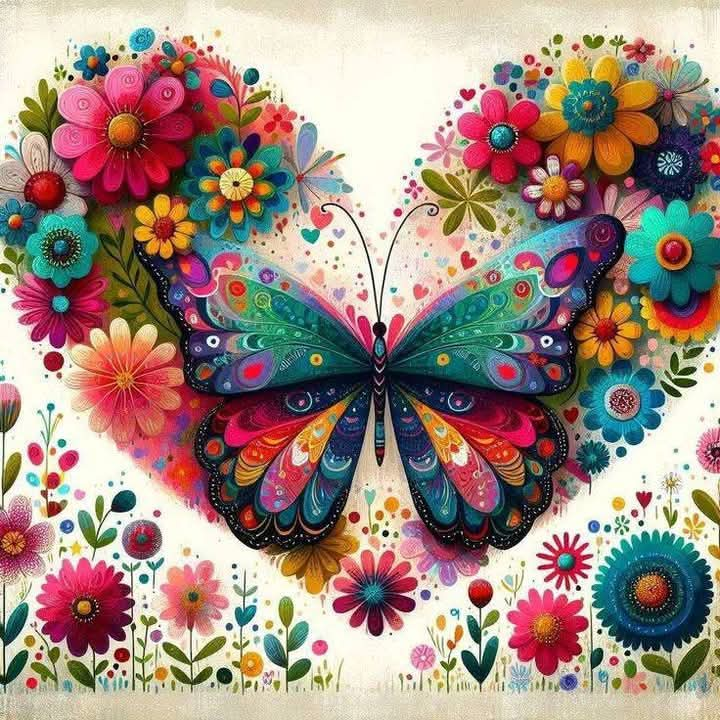
#> input picture ProcesamientoImagenes_GPU/Imagenes/entrada.jpg, 720 x 720 px, found by its file name
$ python gpu_version.py
#> lines starting #> are read from the running program, lines starting #| are printed output that depends on the picture
import cv2
import numpy as np
import matplotlib.pyplot as plt
from numba import jit, prange
import time

#--- Funcion paralela ( usa todos los nucleos de la CPU) ---
@jit(nopython=True, parallel=True)
def convertir_a_grises_paralelo(img_color):
    alto, ancho, _ = img_color.shape
    img_gris = np.zeros((alto, ancho), dtype=np.uint8)

    for x in prange(alto): # prange permite paralelismo
        for y in prange(ancho):
            b = img_color[x, y, 0]
            g = img_color[x, y, 1]
            r = img_color[x, y, 2]
            gris = 0.114 * b + 0.587 * g + 0.299 * r
            img_gris[x, y] = gris

    return img_gris


# ---Codigo principal---
imagen = cv2.imread("imagenes/entrada.jpg")
#> imagen is the input picture: shape (720, 720, 3); mean B, G, R 129.3, 139.2, 160.5
if imagen is None:
    print("No se pudo cargar la imagen. Verifica la ruta.")
else:
    print("Imagen cargada correctamente")


    # Medir tiempo de ejecucion
    inicio = time.time()
    gris = convertir_a_grises_paralelo(imagen)
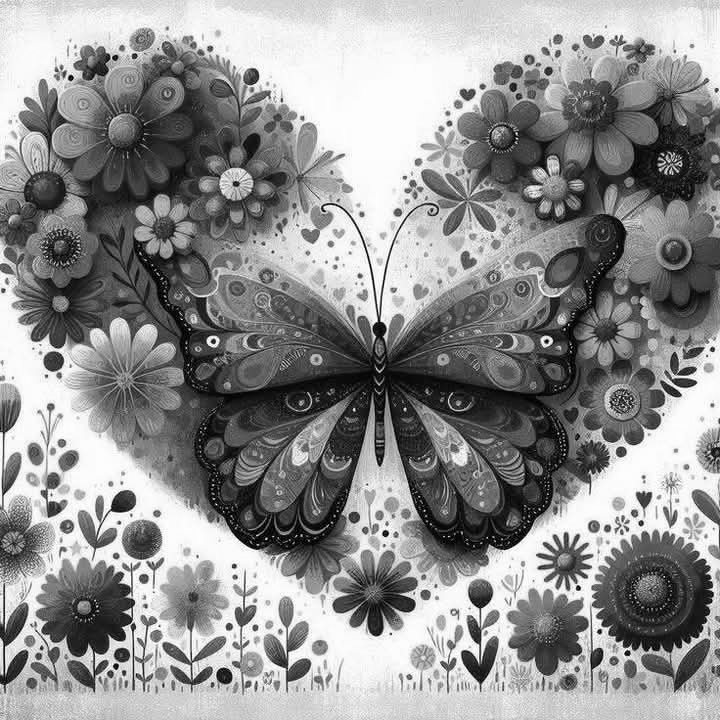
#> gris: shape (720, 720); min 0, max 255, mean 143.9
    fin = time.time()

    print(f"Tiempo de ejecucion paralelo (CPU): {fin - inicio: .4f} segundos")

    # Mostrar las dos imagenes
    plt.figure(figsize=(12, 5))
    plt.subplot(1, 2, 1)
    plt.title("Original")
    plt.imshow(cv2.cvtColor(imagen, cv2.COLOR_BGR2RGB))
    plt.axis("off")

    plt.subplot(1, 2, 2)
    plt.title("Escala de grises (paralelo CPU)")
    plt.imshow(gris, cmap="gray")
    plt.axis("off")

    plt.show()
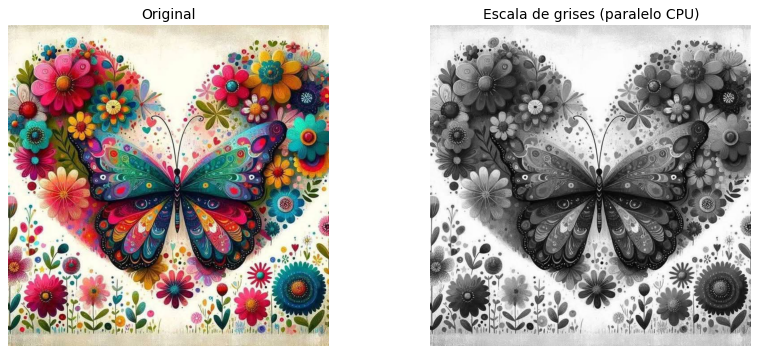
#> figure drawn by matplotlib, 2 panels
